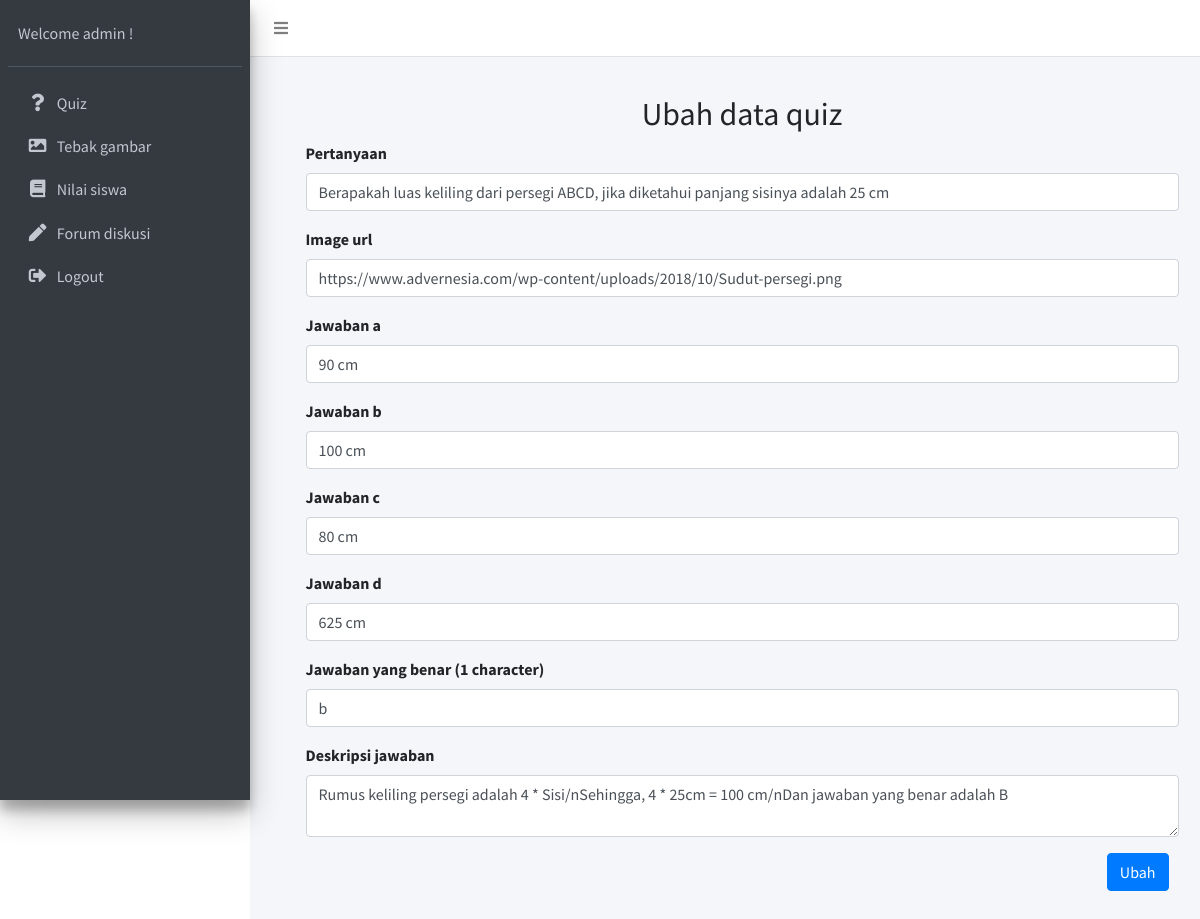
/ubah-pilihan_ganda.php?id=1 (signed in), run on the app's committed database.
### tables this page shows
CREATE TABLE `answers` (
  `id` int(11) NOT NULL,
  `quizId` int(11) NOT NULL,
  `a` varchar(255) NOT NULL,
  `b` varchar(255) NOT NULL,
  `c` varchar(255) NOT NULL,
  `d` varchar(255) NOT NULL,
  `correct` varchar(20) NOT NULL,
  `description` varchar(255) DEFAULT NULL
);

CREATE TABLE `quiz` (
  `id` int(11) NOT NULL,
  `type` varchar(20) NOT NULL,
  `question` varchar(255) NOT NULL,
  `img` varchar(255) NOT NULL
);

### config/controller.php (called while the page is built, shortened)
<?php
function select($query)
{
    global $db;
    $result = mysqli_query($db, $query);
    $rows = [];
    while ($row = mysqli_fetch_assoc($result)) {
        $rows[] = $row;
    }
    return $rows;
}

### ubah-pilihan_ganda.php (the view, shortened to what this page needs)
<?php
include 'layout/header-admin.php';
if (isset($_SESSION['username'])) {
  $id = (int)$_GET['id'];
  $field = select("SELECT * FROM quiz q JOIN answers a ON a.quizId = q.id WHERE q.id = $id AND q.type='pilihan_ganda'")[0];
?>
  <div class="content-wrapper">
    <div class="content-header">
    </div>
    <section class="content">
      <div class="container-fluid">
        <form action="" method="post" enctype="multipart/form-data" style="width: 95%; margin-left: 40px; min-height:900px">
          <h2 style="text-align: center;"> Ubah data quiz</h2>
          <div class="mb-3">
            <label for="question" class="form-label">Pertanyaan</label>
            <input value="<?php echo $field["question"] ?>" type="text" class="form-control" id="question" name="question" placeholder="Pertanyaan ..." required>
          </div>
          <div class="mb-3">
            <label for="Image url" class="form-label">Image url</label>
            <input value="<?php echo $field["img"] ?>" type="text" class="form-control" id="Image url" name="img" placeholder="Image url ..." required>
          </div>
          <div class="mb-3">
            <label for="a" class="form-label">Jawaban a</label>
            <input value="<?php echo $field["a"] ?>" type="text" class="form-control" id="a" name="a" placeholder="Jawaban a ..." required>
          </div>
          <div class="mb-3">
            <label for="b" class="form-label">Jawaban b</label>
            <input value="<?php echo $field["b"] ?>" type="text" class="form-control" id="b" name="b" placeholder="Jawaban b ..." required>
          </div>
          <div class="mb-3">
            <label for="c" class="form-label">Jawaban c</label>
            <input value="<?php echo $field["c"] ?>" type="text" class="form-control" id="c" name="c" placeholder="Jawaban c ..." required>
          </div>
          <div class="mb-3">
            <label for="d" class="form-label">Jawaban d</label>
            <input value="<?php echo $field["d"] ?>" type="text" class="form-control" id="d" name="d" placeholder="Jawaban d ..." required>
          </div>
          <div class="mb-3">
            <label for="correct" class="form-label">Jawaban yang benar (1 character)</label>
            <input value="<?php echo $field["correct"] ?>" type="text" class="form-control" id="correct" name="correct" placeholder="(a,b,c,d)" required>
          </div>
          <div class="mb-3">
            <label for="description" class="form-label">Deskripsi jawaban</label>
            <textarea type="text" class="form-control" id="description" name="description"><?php echo $field["description"] ?></textarea>
          </div>
          <button type="submit" name="ubah-quiz" class="btn btn-primary mb-3" style="float: right; margin-right: 10px;">Ubah</button>
        </form>
      </div>
    </section>
  </div>
<?php
} else {
  header("Location: login-template.php");
  exit();
}
include 'layout/footer-admin.php';
?>

### data on the page
answers: question "Berapakah luas keliling dari persegi ABCD, jika diketahui panjang sisinya adalah 25 cm", img "https://www.advernesia.com/wp-content/uploads/2018/10/Sudut-persegi.png", a "90 cm", b "100 cm", c "80 cm", d "625 cm", correct "b", description "Rumus keliling persegi adalah 4 * Sisi/nSehingga, 4 * 25cm = 100 cm/nDan jawaban yang benar adalah B"

### other printed values
$_SESSION['username'] "admin"
